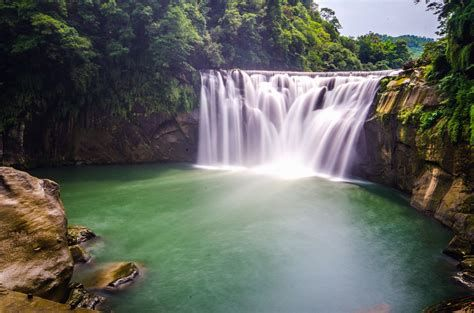
#> input picture Scripts/Exercice_7/1.jpg, 474 x 313 px, found by its file name
$ python traitement_image.py
#> lines starting #> are read from the running program, lines starting #| are printed output that depends on the picture
#> in traitement, imageSource is the input picture: PIL image 474x313 RGB; mean R, G, B 98, 101.5, 94.8
from PIL import Image
# coding: utf-8

def couleur_moyenne(img):
    """
    précondiitons : img est une image non vide
    psot conditions : couleur moyenne tuple de trois entiers entre 0 et 255
    calcule et renvoie la couleur moyenne de l'image img passée en paramètres
    """
    largeur, hauteur = img.size # largeur et hauteur en pixels de l’image
#> largeur = 474; hauteur = 313
    somme_composante = [0, 0, 0] # initialisation de la somme des composantes de chaque couleur
    # parcours de chaque pixel de l'image
    for x in range(largeur):
        for y in range(hauteur):
            pixel = img.getpixel((x, y))
            # ajout de chaque composante du pixel à la composante correspondante de somme_composante
            for i in range(3):
                somme_composante[i] += pixel[i]
#> after the loop, somme_composante = [14534441, 15061521, 14070760]
    #calcul de la couleur moyenne
    couleur_moyenne = (int(somme_composante[0]/(hauteur * largeur)), \
                       int(somme_composante[1]/(hauteur * largeur)), \
                       int(somme_composante[2]/(hauteur * largeur)))
#> couleur_moyenne = (97, 101, 94)
    return couleur_moyenne

def cadre(img):
    bord = 50 # épaisseur de la future bordure

    # couleur RVB des pixels de la future bordure
    # appel à la fonction couleur_moyenne

    pixelbord = couleur_moyenne(img)
#> pixelbord = (97, 101, 94)

    largeur, hauteur = img.size # largeur et hauteur en pixels de l’image
#> largeur = 474; hauteur = 313

    lf = largeur + 2 * bord # largeur de l’image avec bordure
#> lf = 574
    hf = hauteur + 2 * bord # hauteur de l’image avec bordure
#> hf = 413

    imageBut = Image.new( "RGB", (lf, hf)) # ouverture d’une nouvelle image
#> imageBut: PIL image 574x413 RGB; every value is 0

    # on commence d’abord par recopier l’image dans le nouveau fichier
    # en tenant compte des décalages dus aux bords que l’on va ajouter :
    for y in range (hauteur) : # pour chaque ligne du fichier source
        for x in range (largeur) : #pour chaque colonne du fichier source
            p = img.getpixel((x, y)) # code du pixel source
            imageBut.putpixel((x + bord, y + bord), p) # création du pixel correspondant dans la nv
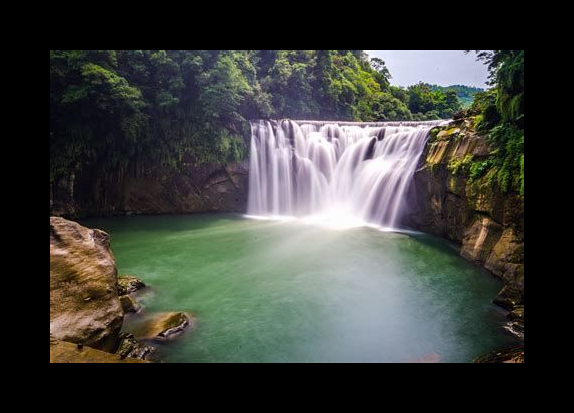
#> imageBut: PIL image 574x413 RGB; mean R, G, B 61.3, 63.5, 59.4

    # les boucles qui suivent correspondent aux bordures haute, basse, droite, gauche.
    for y in range (bord) :
        for x in range (lf) :
            imageBut.putpixel((x, y), pixelbord)
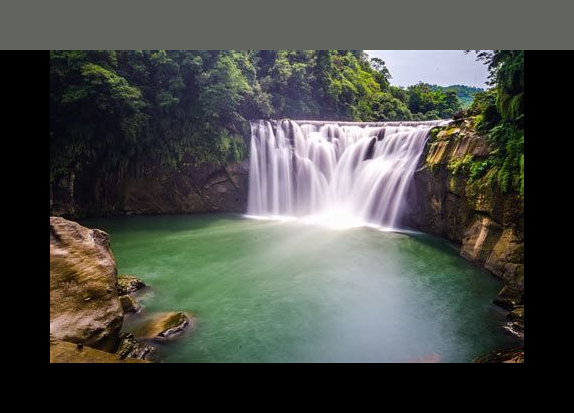
#> imageBut: PIL image 574x413 RGB; mean R, G, B 73.1, 75.8, 70.7

    for y in range (hauteur + bord, hf):
        for x in range (lf) :
            imageBut.putpixel((x ,y), pixelbord)
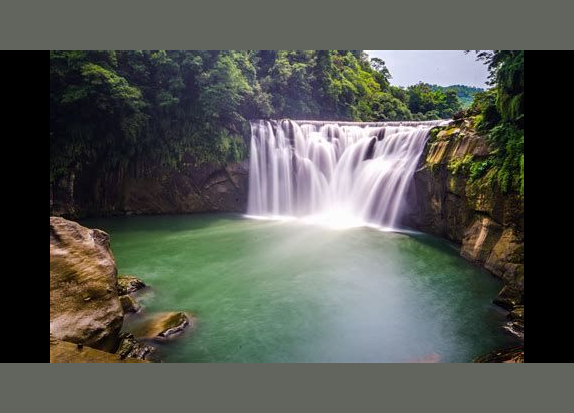
#> imageBut: PIL image 574x413 RGB; mean R, G, B 84.8, 88, 82.1

    for x in range (bord) :
        for y in range (hf) :
            imageBut.putpixel((x, y), pixelbord)
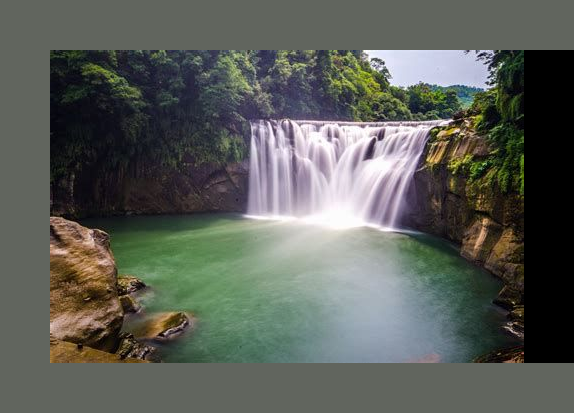
#> imageBut: PIL image 574x413 RGB; mean R, G, B 91.2, 94.7, 88.3

    for x in range (largeur+bord, lf) :
        for y in range (hf) :
            imageBut.putpixel((x, y), pixelbord)
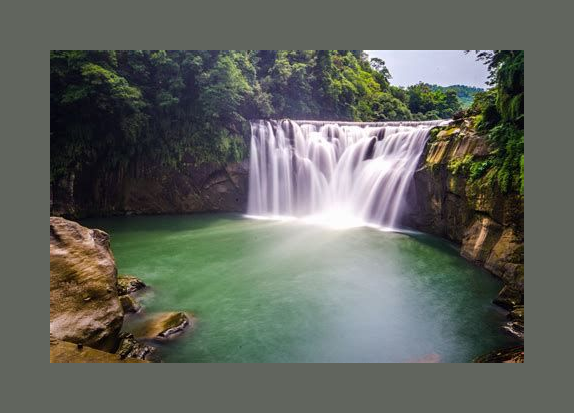
#> imageBut: PIL image 574x413 RGB; mean R, G, B 97.6, 101.3, 94.5
    return imageBut

def traitement(nom_img):
    imageSource=Image.open(nom_img) # ouverture de l’image
    return cadre(imageSource)

if __name__ == '__main__':
    imageBut = traitement('U:/github/gestion_process-1/Scripts/Exercice_7/1.jpg')
    imageBut.show() # affichage de l’image

$ run again, with Scripts/Exercice_7/10.jpg copied over Scripts/Exercice_7/1.jpg
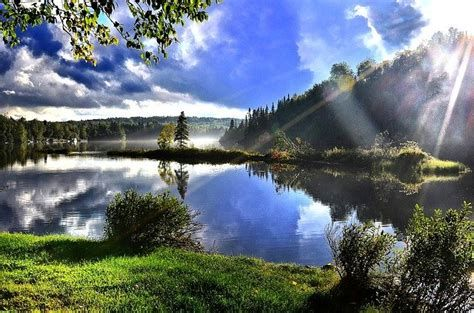
#> input picture Scripts/Exercice_7/10.jpg, 474 x 313 px, found by its file name
#> in traitement, imageSource is the input picture: PIL image 474x313 RGB; mean R, G, B 102.8, 113.7, 121.7
#> after the loop in couleur_moyenne, `for x in range(largeur):`: somme_composante = [15249581, 16874370, 18052142]
#> couleur_moyenne = (102, 113, 121)
#> after the loop in cadre, `for x in range (bord) :`:
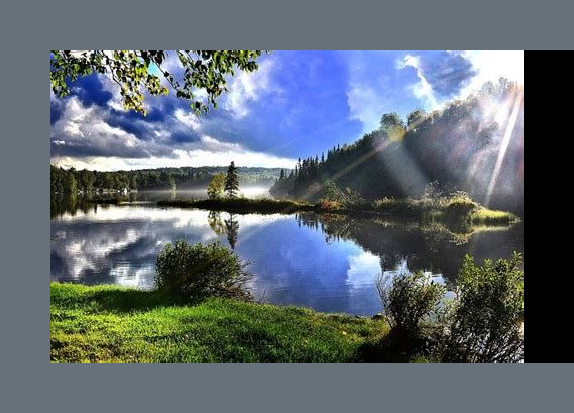
#> imageBut: PIL image 574x413 RGB; mean R, G, B 95.8, 106, 113.4
#> after the loop in cadre, `for x in range (largeur+bord, lf) :`:
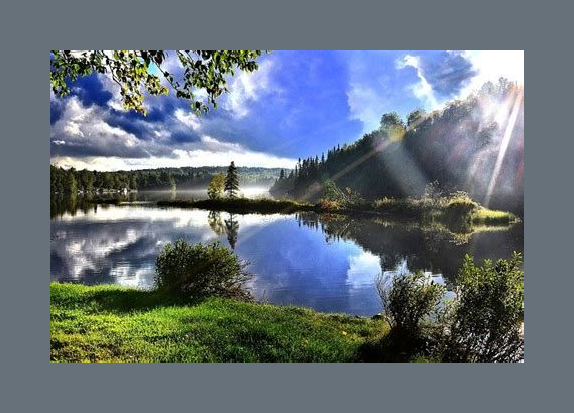
#> imageBut: PIL image 574x413 RGB; mean R, G, B 102.5, 113.5, 121.4

$ run again, with Scripts/Exercice_7/12.jpg copied over Scripts/Exercice_7/1.jpg
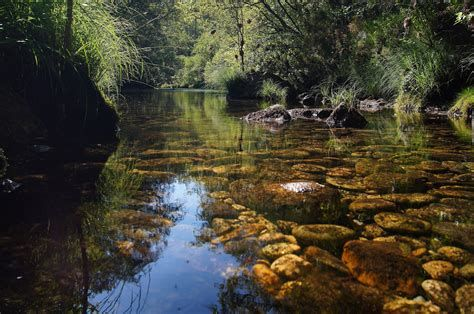
#> input picture Scripts/Exercice_7/12.jpg, 474 x 314 px, found by its file name
#> in traitement, imageSource is the input picture: PIL image 474x314 RGB; mean R, G, B 67.9, 64.5, 49.2
#> after the loop in couleur_moyenne, `for x in range(largeur):`: somme_composante = [10111509, 9596889, 7315738]
#> couleur_moyenne = (67, 64, 49)
#> after the loop in cadre, `for x in range (bord) :`:
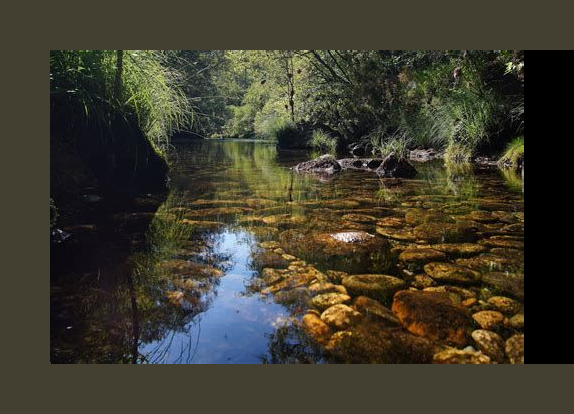
#> imageBut: PIL image 574x414 RGB; mean R, G, B 63.2, 60.1, 45.9
#> after the loop in cadre, `for x in range (largeur+bord, lf) :`:
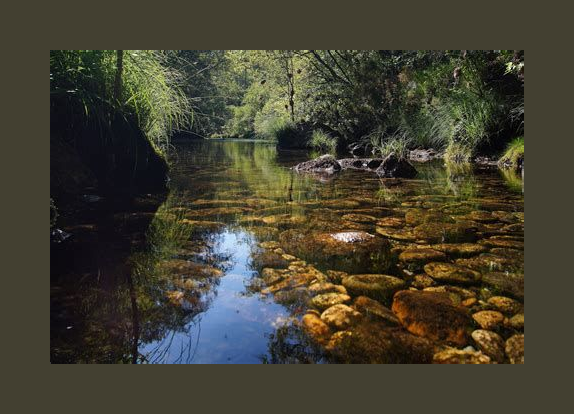
#> imageBut: PIL image 574x414 RGB; mean R, G, B 67.6, 64.3, 49.1
